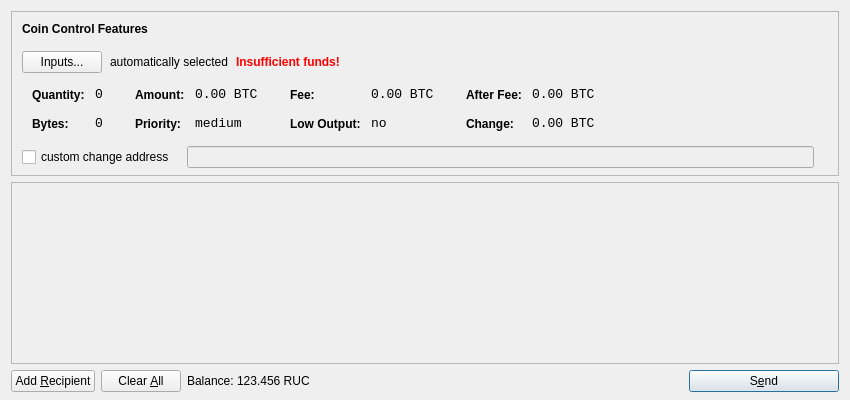
<?xml version="1.0" encoding="UTF-8"?>
<ui version="4.0">
 <class>SendCoinsDialog</class>
 <widget class="QDialog" name="SendCoinsDialog">
  <property name="geometry">
   <rect>
    <x>0</x>
    <y>0</y>
    <width>850</width>
    <height>400</height>
   </rect>
  </property>
  <property name="windowTitle">
   <string>Send Coins</string>
  </property>
  <layout class="QVBoxLayout" name="verticalLayout" stretch="0,1,0">
   <property name="bottomMargin">
    <number>8</number>
   </property>
   <item>
    <widget class="QFrame" name="frameCoinControl">
     <property name="sizePolicy">
      <sizepolicy hsizetype="Expanding" vsizetype="Expanding">
       <horstretch>0</horstretch>
       <verstretch>0</verstretch>
      </sizepolicy>
     </property>
     <property name="maximumSize">
      <size>
       <width>16777215</width>
       <height>16777215</height>
      </size>
     </property>
     <property name="frameShape">
      <enum>QFrame::StyledPanel</enum>
     </property>
     <property name="frameShadow">
      <enum>QFrame::Sunken</enum>
     </property>
     <layout class="QVBoxLayout" name="verticalLayoutCoinControl2">
      <property name="spacing">
       <number>-1</number>
      </property>
      <property name="leftMargin">
       <number>0</number>
      </property>
      <property name="topMargin">
       <number>0</number>
      </property>
      <property name="rightMargin">
       <number>0</number>
      </property>
      <property name="bottomMargin">
       <number>6</number>
      </property>
      <item>
       <layout class="QVBoxLayout" name="verticalLayoutCoinControl" stretch="0,0,0,0,1">
        <property name="spacing">
         <number>0</number>
        </property>
        <property name="leftMargin">
         <number>10</number>
        </property>
        <property name="topMargin">
         <number>10</number>
        </property>
        <item>
         <layout class="QHBoxLayout" name="horizontalLayoutCoinControl1">
          <property name="bottomMargin">
           <number>15</number>
          </property>
          <item>
           <widget class="QLabel" name="labelCoinControlFeatures">
            <property name="sizePolicy">
             <sizepolicy hsizetype="Preferred" vsizetype="Maximum">
              <horstretch>0</horstretch>
              <verstretch>0</verstretch>
             </sizepolicy>
            </property>
            <property name="font">
             <font>
              <weight>75</weight>
              <bold>true</bold>
             </font>
            </property>
            <property name="styleSheet">
             <string notr="true">font-weight:bold;</string>
            </property>
            <property name="text">
             <string>Coin Control Features</string>
            </property>
           </widget>
          </item>
         </layout>
        </item>
        <item>
         <layout class="QHBoxLayout" name="horizontalLayoutCoinControl2" stretch="0,0,0,0">
          <property name="spacing">
           <number>8</number>
          </property>
          <property name="bottomMargin">
           <number>10</number>
          </property>
          <item>
           <widget class="QPushButton" name="pushButtonCoinControl">
            <property name="styleSheet">
             <string notr="true"/>
            </property>
            <property name="text">
             <string>Inputs...</string>
            </property>
           </widget>
          </item>
          <item>
           <widget class="QLabel" name="labelCoinControlAutomaticallySelected">
            <property name="text">
             <string>automatically selected</string>
            </property>
            <property name="margin">
             <number>5</number>
            </property>
           </widget>
          </item>
          <item>
           <widget class="QLabel" name="labelCoinControlInsuffFunds">
            <property name="font">
             <font>
              <weight>75</weight>
              <bold>true</bold>
             </font>
            </property>
            <property name="styleSheet">
             <string notr="true">color:red;font-weight:bold;</string>
            </property>
            <property name="text">
             <string>Insufficient funds!</string>
            </property>
            <property name="margin">
             <number>5</number>
            </property>
           </widget>
          </item>
          <item>
           <spacer name="horizontalSpacerCoinControl">
            <property name="orientation">
             <enum>Qt::Horizontal</enum>
            </property>
            <property name="sizeHint" stdset="0">
             <size>
              <width>40</width>
              <height>1</height>
             </size>
            </property>
           </spacer>
          </item>
         </layout>
        </item>
        <item>
         <widget class="QWidget" name="widgetCoinControl" native="true">
          <property name="sizePolicy">
           <sizepolicy hsizetype="Preferred" vsizetype="Preferred">
            <horstretch>0</horstretch>
            <verstretch>0</verstretch>
           </sizepolicy>
          </property>
          <property name="minimumSize">
           <size>
            <width>0</width>
            <height>0</height>
           </size>
          </property>
          <property name="styleSheet">
           <string notr="true"/>
          </property>
          <layout class="QHBoxLayout" name="horizontalLayoutCoinControl5">
           <property name="margin">
            <number>0</number>
           </property>
           <item>
            <layout class="QHBoxLayout" name="horizontalLayoutCoinControl3" stretch="0,0,0,1">
             <property name="spacing">
              <number>20</number>
             </property>
             <property name="topMargin">
              <number>0</number>
             </property>
             <property name="bottomMargin">
              <number>10</number>
             </property>
             <item>
              <layout class="QFormLayout" name="formLayoutCoinControl1">
               <property name="horizontalSpacing">
                <number>10</number>
               </property>
               <property name="verticalSpacing">
                <number>14</number>
               </property>
               <property name="leftMargin">
                <number>10</number>
               </property>
               <property name="topMargin">
                <number>4</number>
               </property>
               <property name="rightMargin">
                <number>6</number>
               </property>
               <item row="0" column="0">
                <widget class="QLabel" name="labelCoinControlQuantityText">
                 <property name="styleSheet">
                  <string notr="true">font-weight:bold;</string>
                 </property>
                 <property name="text">
                  <string>Quantity:</string>
                 </property>
                 <property name="margin">
                  <number>0</number>
                 </property>
                </widget>
               </item>
               <item row="0" column="1">
                <widget class="QLabel" name="labelCoinControlQuantity">
                 <property name="font">
                  <font>
                   <family>Monospace</family>
                   <pointsize>10</pointsize>
                  </font>
                 </property>
                 <property name="cursor">
                  <cursorShape>IBeamCursor</cursorShape>
                 </property>
                 <property name="contextMenuPolicy">
                  <enum>Qt::ActionsContextMenu</enum>
                 </property>
                 <property name="text">
                  <string notr="true">0</string>
                 </property>
                 <property name="margin">
                  <number>0</number>
                 </property>
                 <property name="textInteractionFlags">
                  <set>Qt::LinksAccessibleByMouse|Qt::TextSelectableByKeyboard|Qt::TextSelectableByMouse</set>
                 </property>
                </widget>
               </item>
               <item row="1" column="0">
                <widget class="QLabel" name="labelCoinControlBytesText">
                 <property name="styleSheet">
                  <string notr="true">font-weight:bold;</string>
                 </property>
                 <property name="text">
                  <string>Bytes:</string>
                 </property>
                </widget>
               </item>
               <item row="1" column="1">
                <widget class="QLabel" name="labelCoinControlBytes">
                 <property name="font">
                  <font>
                   <family>Monospace</family>
                   <pointsize>10</pointsize>
                  </font>
                 </property>
                 <property name="cursor">
                  <cursorShape>IBeamCursor</cursorShape>
                 </property>
                 <property name="contextMenuPolicy">
                  <enum>Qt::ActionsContextMenu</enum>
                 </property>
                 <property name="text">
                  <string notr="true">0</string>
                 </property>
                 <property name="textInteractionFlags">
                  <set>Qt::LinksAccessibleByMouse|Qt::TextSelectableByKeyboard|Qt::TextSelectableByMouse</set>
                 </property>
                </widget>
               </item>
              </layout>
             </item>
             <item>
              <layout class="QFormLayout" name="formLayoutCoinControl2">
               <property name="horizontalSpacing">
                <number>10</number>
               </property>
               <property name="verticalSpacing">
                <number>14</number>
               </property>
               <property name="leftMargin">
                <number>6</number>
               </property>
               <property name="topMargin">
                <number>4</number>
               </property>
               <property name="rightMargin">
                <number>6</number>
               </property>
               <item row="0" column="0">
                <widget class="QLabel" name="labelCoinControlAmountText">
                 <property name="styleSheet">
                  <string notr="true">font-weight:bold;</string>
                 </property>
                 <property name="text">
                  <string>Amount:</string>
                 </property>
                 <property name="margin">
                  <number>0</number>
                 </property>
                </widget>
               </item>
               <item row="0" column="1">
                <widget class="QLabel" name="labelCoinControlAmount">
                 <property name="font">
                  <font>
                   <family>Monospace</family>
                   <pointsize>10</pointsize>
                  </font>
                 </property>
                 <property name="cursor">
                  <cursorShape>IBeamCursor</cursorShape>
                 </property>
                 <property name="contextMenuPolicy">
                  <enum>Qt::ActionsContextMenu</enum>
                 </property>
                 <property name="text">
                  <string notr="true">0.00 BTC</string>
                 </property>
                 <property name="textInteractionFlags">
                  <set>Qt::LinksAccessibleByMouse|Qt::TextSelectableByKeyboard|Qt::TextSelectableByMouse</set>
                 </property>
                </widget>
               </item>
               <item row="1" column="0">
                <widget class="QLabel" name="labelCoinControlPriorityText">
                 <property name="styleSheet">
                  <string notr="true">font-weight:bold;</string>
                 </property>
                 <property name="text">
                  <string>Priority:</string>
                 </property>
                </widget>
               </item>
               <item row="1" column="1">
                <widget class="QLabel" name="labelCoinControlPriority">
                 <property name="font">
                  <font>
                   <family>Monospace</family>
                   <pointsize>10</pointsize>
                  </font>
                 </property>
                 <property name="cursor">
                  <cursorShape>IBeamCursor</cursorShape>
                 </property>
                 <property name="contextMenuPolicy">
                  <enum>Qt::ActionsContextMenu</enum>
                 </property>
                 <property name="text">
                  <string>medium</string>
                 </property>
                 <property name="textInteractionFlags">
                  <set>Qt::LinksAccessibleByMouse|Qt::TextSelectableByKeyboard|Qt::TextSelectableByMouse</set>
                 </property>
                </widget>
               </item>
              </layout>
             </item>
             <item>
              <layout class="QFormLayout" name="formLayoutCoinControl3">
               <property name="horizontalSpacing">
                <number>10</number>
               </property>
               <property name="verticalSpacing">
                <number>14</number>
               </property>
               <property name="leftMargin">
                <number>6</number>
               </property>
               <property name="topMargin">
                <number>4</number>
               </property>
               <property name="rightMargin">
                <number>6</number>
               </property>
               <item row="0" column="0">
                <widget class="QLabel" name="labelCoinControlFeeText">
                 <property name="styleSheet">
                  <string notr="true">font-weight:bold;</string>
                 </property>
                 <property name="text">
                  <string>Fee:</string>
                 </property>
                 <property name="margin">
                  <number>0</number>
                 </property>
                </widget>
               </item>
               <item row="0" column="1">
                <widget class="QLabel" name="labelCoinControlFee">
                 <property name="font">
                  <font>
                   <family>Monospace</family>
                   <pointsize>10</pointsize>
                  </font>
                 </property>
                 <property name="cursor">
                  <cursorShape>IBeamCursor</cursorShape>
                 </property>
                 <property name="contextMenuPolicy">
                  <enum>Qt::ActionsContextMenu</enum>
                 </property>
                 <property name="text">
                  <string notr="true">0.00 BTC</string>
                 </property>
                 <property name="textInteractionFlags">
                  <set>Qt::LinksAccessibleByMouse|Qt::TextSelectableByKeyboard|Qt::TextSelectableByMouse</set>
                 </property>
                </widget>
               </item>
               <item row="1" column="0">
                <widget class="QLabel" name="labelCoinControlLowOutputText">
                 <property name="styleSheet">
                  <string notr="true">font-weight:bold;</string>
                 </property>
                 <property name="text">
                  <string>Low Output:</string>
                 </property>
                </widget>
               </item>
               <item row="1" column="1">
                <widget class="QLabel" name="labelCoinControlLowOutput">
                 <property name="font">
                  <font>
                   <family>Monospace</family>
                   <pointsize>10</pointsize>
                  </font>
                 </property>
                 <property name="cursor">
                  <cursorShape>IBeamCursor</cursorShape>
                 </property>
                 <property name="contextMenuPolicy">
                  <enum>Qt::ActionsContextMenu</enum>
                 </property>
                 <property name="text">
                  <string>no</string>
                 </property>
                 <property name="textInteractionFlags">
                  <set>Qt::LinksAccessibleByMouse|Qt::TextSelectableByKeyboard|Qt::TextSelectableByMouse</set>
                 </property>
                </widget>
               </item>
              </layout>
             </item>
             <item>
              <layout class="QFormLayout" name="formLayoutCoinControl4">
               <property name="horizontalSpacing">
                <number>10</number>
               </property>
               <property name="verticalSpacing">
                <number>14</number>
               </property>
               <property name="leftMargin">
                <number>6</number>
               </property>
               <property name="topMargin">
                <number>4</number>
               </property>
               <property name="rightMargin">
                <number>6</number>
               </property>
               <item row="0" column="0">
                <widget class="QLabel" name="labelCoinControlAfterFeeText">
                 <property name="styleSheet">
                  <string notr="true">font-weight:bold;</string>
                 </property>
                 <property name="text">
                  <string>After Fee:</string>
                 </property>
                 <property name="margin">
                  <number>0</number>
                 </property>
                </widget>
               </item>
               <item row="0" column="1">
                <widget class="QLabel" name="labelCoinControlAfterFee">
                 <property name="font">
                  <font>
                   <family>Monospace</family>
                   <pointsize>10</pointsize>
                  </font>
                 </property>
                 <property name="cursor">
                  <cursorShape>IBeamCursor</cursorShape>
                 </property>
                 <property name="contextMenuPolicy">
                  <enum>Qt::ActionsContextMenu</enum>
                 </property>
                 <property name="text">
                  <string notr="true">0.00 BTC</string>
                 </property>
                 <property name="textInteractionFlags">
                  <set>Qt::LinksAccessibleByMouse|Qt::TextSelectableByKeyboard|Qt::TextSelectableByMouse</set>
                 </property>
                </widget>
               </item>
               <item row="1" column="0">
                <widget class="QLabel" name="labelCoinControlChangeText">
                 <property name="styleSheet">
                  <string notr="true">font-weight:bold;</string>
                 </property>
                 <property name="text">
                  <string>Change:</string>
                 </property>
                </widget>
               </item>
               <item row="1" column="1">
                <widget class="QLabel" name="labelCoinControlChange">
                 <property name="font">
                  <font>
                   <family>Monospace</family>
                   <pointsize>10</pointsize>
                  </font>
                 </property>
                 <property name="cursor">
                  <cursorShape>IBeamCursor</cursorShape>
                 </property>
                 <property name="contextMenuPolicy">
                  <enum>Qt::ActionsContextMenu</enum>
                 </property>
                 <property name="text">
                  <string notr="true">0.00 BTC</string>
                 </property>
                 <property name="textInteractionFlags">
                  <set>Qt::LinksAccessibleByMouse|Qt::TextSelectableByKeyboard|Qt::TextSelectableByMouse</set>
                 </property>
                </widget>
               </item>
              </layout>
             </item>
            </layout>
           </item>
          </layout>
         </widget>
        </item>
        <item>
         <layout class="QHBoxLayout" name="horizontalLayoutCoinControl4" stretch="0,0,0">
          <property name="spacing">
           <number>12</number>
          </property>
          <property name="sizeConstraint">
           <enum>QLayout::SetDefaultConstraint</enum>
          </property>
          <property name="topMargin">
           <number>5</number>
          </property>
          <property name="rightMargin">
           <number>5</number>
          </property>
          <item>
           <widget class="QCheckBox" name="checkBoxCoinControlChange">
            <property name="text">
             <string>custom change address</string>
            </property>
           </widget>
          </item>
          <item>
           <widget class="QLineEdit" name="lineEditCoinControlChange">
            <property name="enabled">
             <bool>false</bool>
            </property>
            <property name="sizePolicy">
             <sizepolicy hsizetype="Expanding" vsizetype="Fixed">
              <horstretch>0</horstretch>
              <verstretch>0</verstretch>
             </sizepolicy>
            </property>
           </widget>
          </item>
          <item>
           <widget class="QLabel" name="labelCoinControlChangeLabel">
            <property name="sizePolicy">
             <sizepolicy hsizetype="Preferred" vsizetype="Expanding">
              <horstretch>0</horstretch>
              <verstretch>0</verstretch>
             </sizepolicy>
            </property>
            <property name="minimumSize">
             <size>
              <width>0</width>
              <height>0</height>
             </size>
            </property>
            <property name="text">
             <string/>
            </property>
            <property name="margin">
             <number>3</number>
            </property>
           </widget>
          </item>
         </layout>
        </item>
        <item>
         <spacer name="verticalSpacerCoinControl">
          <property name="orientation">
           <enum>Qt::Vertical</enum>
          </property>
          <property name="sizeHint" stdset="0">
           <size>
            <width>800</width>
            <height>1</height>
           </size>
          </property>
         </spacer>
        </item>
       </layout>
      </item>
     </layout>
    </widget>
   </item>
   <item>
    <widget class="QScrollArea" name="scrollArea">
     <property name="widgetResizable">
      <bool>true</bool>
     </property>
     <widget class="QWidget" name="scrollAreaWidgetContents">
      <property name="geometry">
       <rect>
        <x>0</x>
        <y>0</y>
        <width>830</width>
        <height>165</height>
       </rect>
      </property>
      <layout class="QVBoxLayout" name="verticalLayout_2">
       <property name="margin">
        <number>0</number>
       </property>
       <item>
        <layout class="QVBoxLayout" name="entries">
         <property name="spacing">
          <number>6</number>
         </property>
        </layout>
       </item>
       <item>
        <spacer name="verticalSpacer">
         <property name="orientation">
          <enum>Qt::Vertical</enum>
         </property>
         <property name="sizeHint" stdset="0">
          <size>
           <width>20</width>
           <height>40</height>
          </size>
         </property>
        </spacer>
       </item>
      </layout>
     </widget>
    </widget>
   </item>
   <item>
    <layout class="QHBoxLayout" name="horizontalLayout">
     <item>
      <widget class="QPushButton" name="addButton">
       <property name="toolTip">
        <string>Send to multiple recipients at once</string>
       </property>
       <property name="text">
        <string>Add &amp;Recipient</string>
       </property>
       <property name="icon">
        <iconset resource="../bitcoin.qrc">
         <normaloff>:/icons/add</normaloff>:/icons/add</iconset>
       </property>
       <property name="autoDefault">
        <bool>false</bool>
       </property>
      </widget>
     </item>
     <item>
      <widget class="QPushButton" name="clearButton">
       <property name="sizePolicy">
        <sizepolicy hsizetype="Minimum" vsizetype="Fixed">
         <horstretch>0</horstretch>
         <verstretch>0</verstretch>
        </sizepolicy>
       </property>
       <property name="toolTip">
        <string>Remove all transaction fields</string>
       </property>
       <property name="text">
        <string>Clear &amp;All</string>
       </property>
       <property name="icon">
        <iconset resource="../bitcoin.qrc">
         <normaloff>:/icons/remove</normaloff>:/icons/remove</iconset>
       </property>
       <property name="autoRepeatDelay">
        <number>300</number>
       </property>
       <property name="autoDefault">
        <bool>false</bool>
       </property>
      </widget>
     </item>
     <item>
      <layout class="QHBoxLayout" name="horizontalLayout_2">
       <property name="spacing">
        <number>3</number>
       </property>
       <item>
        <widget class="QLabel" name="label">
         <property name="text">
          <string>Balance:</string>
         </property>
        </widget>
       </item>
       <item>
        <widget class="QLabel" name="labelBalance">
         <property name="cursor">
          <cursorShape>IBeamCursor</cursorShape>
         </property>
         <property name="text">
          <string>123.456 RUC</string>
         </property>
         <property name="textInteractionFlags">
          <set>Qt::LinksAccessibleByMouse|Qt::TextSelectableByKeyboard|Qt::TextSelectableByMouse</set>
         </property>
        </widget>
       </item>
      </layout>
     </item>
     <item>
      <spacer name="horizontalSpacer">
       <property name="orientation">
        <enum>Qt::Horizontal</enum>
       </property>
       <property name="sizeHint" stdset="0">
        <size>
         <width>40</width>
         <height>20</height>
        </size>
       </property>
      </spacer>
     </item>
     <item>
      <widget class="QPushButton" name="sendButton">
       <property name="minimumSize">
        <size>
         <width>150</width>
         <height>0</height>
        </size>
       </property>
       <property name="toolTip">
        <string>Confirm the send action</string>
       </property>
       <property name="text">
        <string>S&amp;end</string>
       </property>
       <property name="icon">
        <iconset resource="../bitcoin.qrc">
         <normaloff>:/icons/send</normaloff>:/icons/send</iconset>
       </property>
       <property name="default">
        <bool>true</bool>
       </property>
      </widget>
     </item>
    </layout>
   </item>
  </layout>
 </widget>
 <resources>
  <include location="../bitcoin.qrc"/>
 </resources>
 <connections/>
</ui>
